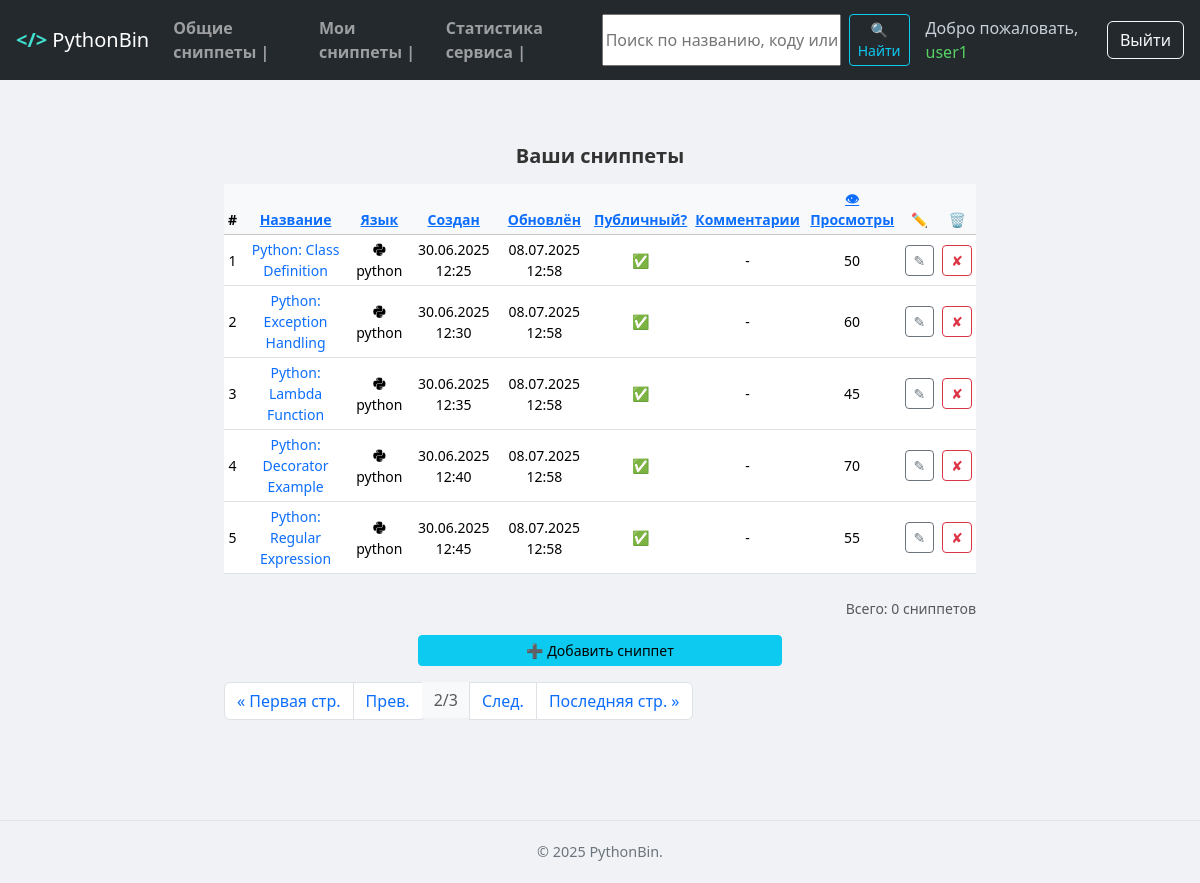
The app's page /my-snippets/?page=2 (signed in) with its own data.
### MainApp/models.py (models this page shows, shortened)
class Snippet(models.Model):
    name = models.CharField(max_length=100)
    lang = models.CharField(max_length=30, choices=LANG_CHOICES, default='-')
    code = models.TextField(max_length=5000)
    creation_date = models.DateTimeField(auto_now_add=True)
    updated_date = models.DateTimeField(auto_now=True)
    description = models.TextField(blank=True, null=True, max_length=5000)
    views_count = models.PositiveIntegerField(default=0)
    user = models.ForeignKey(to=User, on_delete=models.CASCADE)
    public = models.BooleanField(default=False, verbose_name='Публичный сниппет')
    tags = models.ManyToManyField(Tag, related_name='snippets', blank=True)

### MainApp/views.py (the view)
# urls.py: path('my-snippets/', my_snippets, name='user-snippets'),
@login_required
def my_snippets(request, per_page = 5):
    qs = Snippet.objects.filter(user=request.user)
    paginator = Paginator(qs, per_page)
    page_number = request.GET.get('page')
    page_obj = paginator.get_page(page_number)
    context = {
        'page_obj': page_obj,
        'count_snippets': qs.count(),
        'sort': request.GET.get('sort', ''),
        'order': request.GET.get('order', ''),
    }
    return render(request, 'user_snippets.html', context)

### MainApp/forms.py
class SnippetSearchForm(forms.Form):
    query = forms.CharField(
        label='Поиск',
        required=False,
        widget=forms.TextInput(attrs={'placeholder': 'Поиск по названию, коду или языку...'})
    )

### MainApp/context_processors.py (called while the page is built)
def search_form(request):
    return {'search_form': SnippetSearchForm(request.GET)}

### MainApp/templatetags/lang_tags.py (called while the page is built)
@register.simple_tag
def lang_icon_class(lang):
    return LANG_ICONS.get(lang.lower(), 'fa-solid fa-file-code')

### MainApp/templates/user_snippets.html (shortened to what this page needs)
{% extends 'base.html' %}
{% load lang_tags %}
{% block content %}
<div class="container my-4">
    <div class="text-center mb-3">
        <h5 class="fw-bold mt-4">Ваши сниппеты</h5>
    </div>
    <div class="table-responsive">
        <table class="table table-hover table-sm align-middle">
            <thead class="table-light small">
<tr>
    <th>#</th>
    <th>
        <a href="?sort=name&order={% if sort == 'name' and order == 'asc' %}desc{% else %}asc{% endif %}">
            Название
        </a>
    </th>
    <th>
        <a href="?sort=lang&order={% if sort == 'lang' and order == 'asc' %}desc{% else %}asc{% endif %}">
            Язык
        </a>
    </th>
    <th>
        <a href="?sort=creation_date&order={% if sort == 'creation_date' and order == 'asc' %}desc{% else %}asc{% endif %}">
            Создан
        </a>
    </th>
    <th>
        <a href="?sort=updated_date&order={% if sort == 'updated_date' and order == 'asc' %}desc{% else %}asc{% endif %}">
            Обновлён
        </a>
    </th>
    <th>
        <a href="?sort=is_public&order={% if sort == 'is_public' and order == 'asc' %}desc{% else %}asc{% endif %}">
            Публичный?
        </a>
    </th>
    <th>
        <a href="?sort=num_comments&order={% if sort == 'num_comments' and order == 'asc' %}desc{% else %}asc{% endif %}">
            Комментарии
        </a>
    </th>
    <th>
        <a href="?sort=views_count&order={% if sort == 'views_count' and order == 'asc' %}desc{% else %}asc{% endif %}">
            👁 Просмотры
        </a>
    </th>
    <th class="text-center">✏️</th>
    <th class="text-center">🗑️</th>
</tr>
</thead>
<tbody class="small">
    {% for snippet in page_obj %}
    <tr>
        <td>{{ forloop.counter }}</td>
        <td>
            <a href="{% url 'MainApp:snippet-detail' snippet.id %}" class="text-decoration-none">
                {{ snippet.name }}
            </a>
        </td>
        <td>
            <i class="{% lang_icon_class snippet.lang %}"></i>
            <span>{{ snippet.lang }}</span>
        </td>
        <td>{{ snippet.creation_date|date:"d.m.Y H:i" }}</td>
        <td>{{ snippet.updated_date|date:"d.m.Y H:i" }}</td>
        <td>
            {% if snippet.public %}
                ✅
            {% else %}
                🔒
            {% endif %}
        </td>
    <td>{{ snippet.num_comments|default:"-" }}</td>
        <td>{{ snippet.views_count }}</td>
        <td class="text-center">
            <a href="{% url 'MainApp:snippet-edit' snippet.pk %}" class="btn btn-sm btn-outline-secondary">✎</a>
        </td>
        <td class="text-center">
            <form action="{% url 'MainApp:snippet-delete' snippet.pk %}" method="post" style="display:inline;">
                <button type="submit" class="btn btn-sm btn-outline-danger" onclick="return confirm('Удалить?');">✘</button>
            </form>
        </td>
    </tr>
    {% empty %}
    <tr>
        <td colspan="9" class="text-center text-muted">У вас пока нет сниппетов.</td>
    </tr>
    {% endfor %}
</tbody>
        </table>
    </div>
    <div class="text-end mt-2 small">
        <span class="text-muted">Всего: {{ snippets|length }} сниппетов</span>
    </div>
    <div class="row mt-3">
        <div class="col-6 offset-3">
            <a href="{% url 'MainApp:snippet-add' %}" class="btn btn-info w-100 btn-sm">➕ Добавить сниппет</a>
        </div>
    </div>
{% include 'includes/paginator.html' %}
</div>
{% endblock %}

### MainApp/templates/includes/navbar.html (shortened to what this page needs)
<header class="navbar navbar-expand-lg navbar-dark" style="background-color:#24292e; padding: 0.5rem 1rem;">
  <a class="navbar-brand" href="{% url 'MainApp:home' %}">
    <span style="color: #40E0D0; font-weight: bold;">&lt;/&gt;</span> PythonBin
  </a>
  <div class="collapse navbar-collapse" id="navbarContent">
    <ul class="navbar-nav me-auto mb-2 mb-lg-0">
      <li class="nav-item">
        <a class="nav-link" href="{% url 'MainApp:snippets-list' %}">
          <strong>Общие сниппеты |</strong>
        </a>
      </li>
      {% if request.user.is_authenticated %}
      <li class="nav-item">
        <a class="nav-link" href="{% url 'MainApp:user-snippets' %}">
          <strong>Мои сниппеты |</strong>
        </a>
      </li>
      {% endif %}
      <li class="nav-item">
        <a class="nav-link" href="{% url 'MainApp:snippets-stats' %}">
          <strong>Статистика сервиса |</strong>
        </a>
      </li>
    </ul>
    {% if request.user.is_authenticated %}
      {% include 'includes/search_form.html' %}
      <span class="navbar-text me-3" style="color:#c9d1d9;">
        Добро пожаловать, <span style="color:#56d364;">{{ request.user.username }}</span>
      </span>
      <a class="btn btn-outline-light" href="{% url 'MainApp:custom_logout' %}">Выйти</a>
    {% endif %}
  </div>
</header>

### static/css/styles.css (style rules this page uses)
body { font-family: system-ui, -apple-system, "Segoe UI", Roboto, "Helvetica Neue", Arial, sans-serif; background-color: #f0f2f5; color: #333; margin: 0; min-height: 100vh; }

### records on screen
Snippet: name "Python: Class Definition", lang "python", creation_date "30.06.2025 12:25", updated_date "08.07.2025 12:58", num_comments "-", views_count "50"
Snippet: name "Python: Exception Handling", lang "python", creation_date "30.06.2025 12:30", updated_date "08.07.2025 12:58", num_comments "-", views_count "60"
Snippet: name "Python: Lambda Function", lang "python", creation_date "30.06.2025 12:35", updated_date "08.07.2025 12:58", num_comments "-", views_count "45"
Snippet: name "Python: Decorator Example", lang "python", creation_date "30.06.2025 12:40", updated_date "08.07.2025 12:58", num_comments "-", views_count "70"
Snippet: name "Python: Regular Expression", lang "python", creation_date "30.06.2025 12:45", updated_date "08.07.2025 12:58", num_comments "-", views_count "55"

### other values on screen
{{ request.user.username }} "user1"
{{ snippets|length }} "0"
{{ page_obj.number }} "2"
{{ page_obj.paginator.num_pages }} "3"
